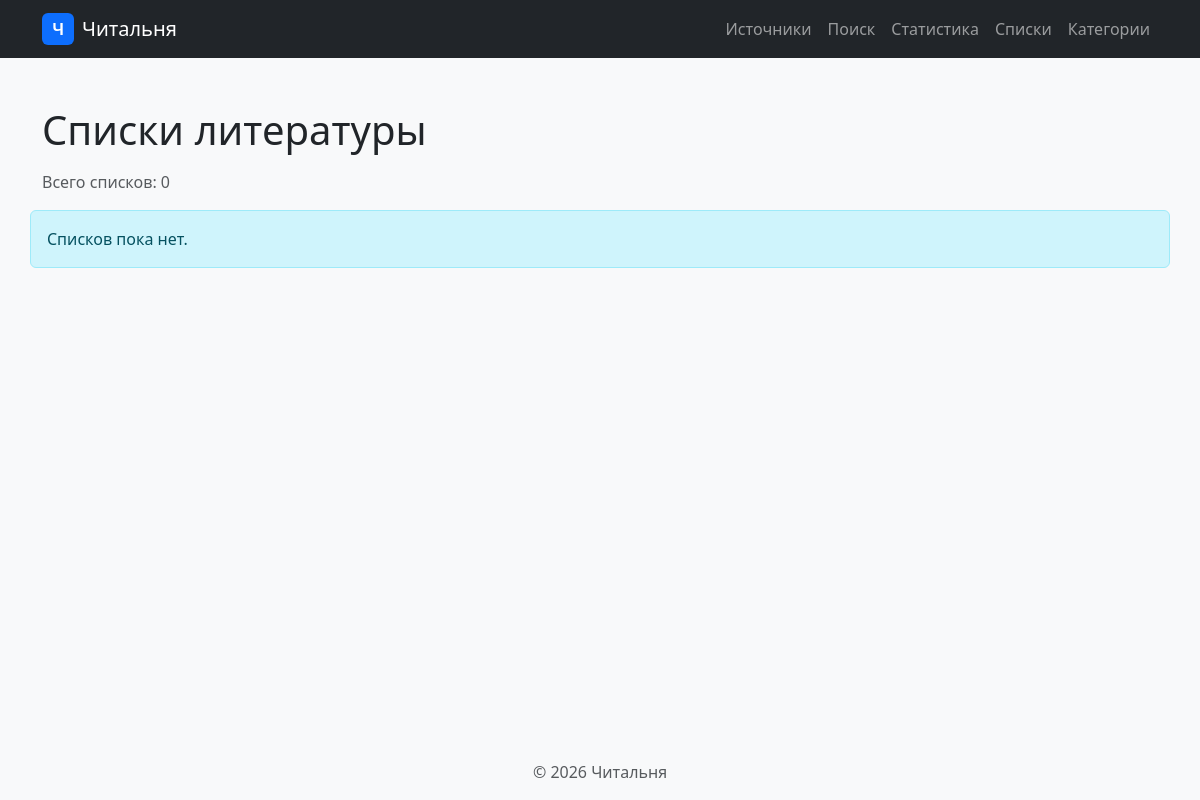
The page /lists/ on the database as committed earlier.
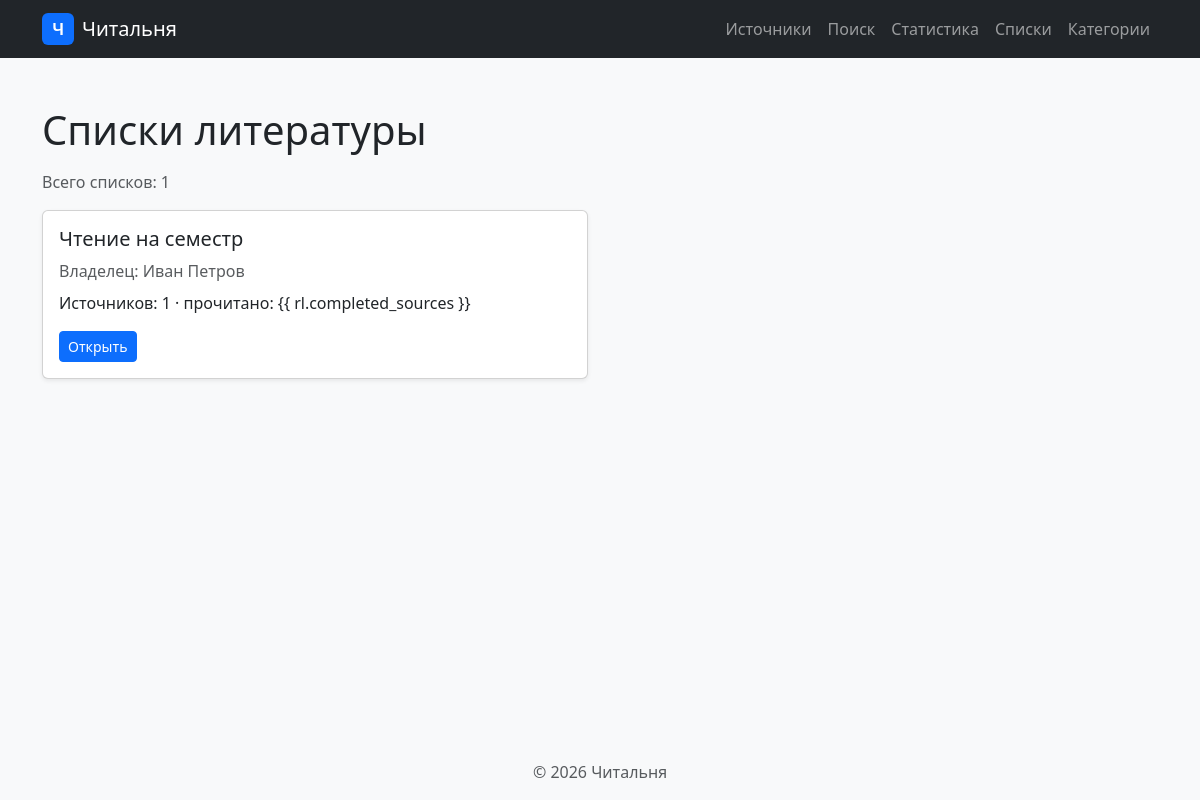
The same page on the database as committed later.
### reading_lists/models.py (models this page shows, shortened)
class TimeStampedModel(models.Model):
    created_at = models.DateTimeField(
        auto_now_add=True,
        verbose_name="Дата создания",
    )
    class Meta:
        abstract = True

class ReadingList(TimeStampedModel):
    class Status(models.TextChoices):
        ACTIVE = "активен", "Активен"
        ARCHIVED = "архив", "Архив"
    title = models.CharField(
        max_length=200,
        verbose_name="Название",
    )
    owner = models.ForeignKey(
        User,
        on_delete=models.CASCADE,
        related_name="reading_lists",
        verbose_name="Владелец",
    )
    status = models.CharField(
        max_length=20,
        choices=Status.choices,
        default=Status.ACTIVE,
        verbose_name="Статус",
    )
    class Meta:
        verbose_name = "Список литературы"
        verbose_name_plural = "Списки литературы"
        ordering = ["-created_at"]

### users/models.py (models this page shows, shortened)
class User(models.Model):
    login = models.CharField(
        max_length=50,
        unique=True,
        verbose_name="Логин",
    )
    full_name = models.CharField(
        max_length=150,
        verbose_name="ФИО",
    )
    email = models.EmailField(
        verbose_name="Email",
    )
    registered_at = models.DateTimeField(
        auto_now_add=True,
        verbose_name="Дата регистрации",
    )
    class Meta:
        verbose_name = "Пользователь"
        verbose_name_plural = "Пользователи"
        ordering = ["login"]

### reading_lists/views.py (the view)
# urls.py: path("lists/", include("reading_lists.urls")),
def lists(request):
    reading_lists = (
        ReadingList.objects.select_related("owner")
        .annotate(
            total_sources=Count("items"),
            completed_sources=Count(
                "items",
                filter=Q(items__status=ReadingListItem.ReadingStatus.DONE),
            ),
        )
        .order_by("-created_at")
    )
    return render(
        request,
        "reading_lists/list_list.html",
        {"lists": reading_lists},
    )

### templates/reading_lists/list_list.html (shortened to what this page needs)
{% extends "base.html" %}
{% block content %}
  <h1 class="mb-3">Списки литературы</h1>
  <p class="text-muted">Всего списков: {{ lists|length }}</p>
  <div class="row">
    {% for rl in lists %}
      <div class="col-md-6 mb-3">
        <div class="card shadow-sm h-100">
          <div class="card-body">
            <h5 class="card-title">{{ rl.title }}</h5>
            <p class="text-muted mb-2">Владелец: {{ rl.owner.full_name }}</p>
            <p class="mb-3">
              Источников: {{ rl.total_sources }} · прочитано: {{
                rl.completed_sources }}
            </p>
            <a href="{% url 'lists:detail' rl.id %}" class="btn btn-sm btn-primary">Открыть</a>
          </div>
        </div>
      </div>
    {% empty %}
      <div class="alert alert-info">Списков пока нет.</div>
    {% endfor %}
  </div>
{% endblock %}

Rows that differ between the two databases and show on the page:
added ReadingList: title "Чтение на семестр", owner.full_name "Иван Петров", total_sources "1"
Other text that changed with them:
{{ lists|length }}: "0" → "1"
text no longer shown: "Списков пока нет."
